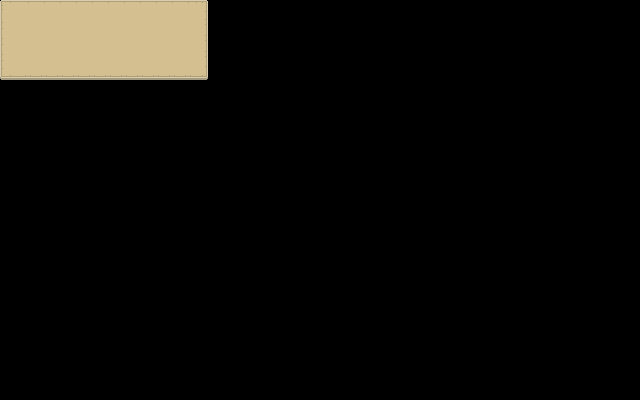

This game map was drawn from its Tiled (.tmx) file and the tilesets committed beside it. A one-line description and the full map source follow:
An orthogonal 40x25 tile map with 16x16 px tiles, 1 tile layer (menu_1) and 1 object (text).

<map version="1.2" tiledversion="1.3.4" orientation="orthogonal" renderorder="right-down" width="40" height="25" tilewidth="16" tileheight="16" infinite="0" nextlayerid="3" nextobjectid="2">
 <editorsettings>
  <export target="../../public/assets/ui_map.json" format="json" />
 </editorsettings>
 <tileset firstgid="1" source="ui_spritesheet.tsx" />
 <layer id="1" name="menu_1" width="40" height="25">
  <data encoding="csv">
2,3,3,3,3,3,3,3,3,3,3,3,4,0,0,0,0,0,0,0,0,0,0,0,0,0,0,0,0,0,0,0,0,0,0,0,0,0,0,0,
5,6,6,6,6,6,6,6,6,6,6,6,7,0,0,0,0,0,0,0,0,0,0,0,0,0,0,0,0,0,0,0,0,0,0,0,0,0,0,0,
5,6,6,6,6,6,6,6,6,6,6,6,7,0,0,0,0,0,0,0,0,0,0,0,0,0,0,0,0,0,0,0,0,0,0,0,0,0,0,0,
5,6,6,6,6,6,6,6,6,6,6,6,7,0,0,0,0,0,0,0,0,0,0,0,0,0,0,0,0,0,0,0,0,0,0,0,0,0,0,0,
17,18,18,18,18,18,18,18,18,18,18,18,19,0,0,0,0,0,0,0,0,0,0,0,0,0,0,0,0,0,0,0,0,0,0,0,0,0,0,0,
0,0,0,0,0,0,0,0,0,0,0,0,0,0,0,0,0,0,0,0,0,0,0,0,0,0,0,0,0,0,0,0,0,0,0,0,0,0,0,0,
0,0,0,0,0,0,0,0,0,0,0,0,0,0,0,0,0,0,0,0,0,0,0,0,0,0,0,0,0,0,0,0,0,0,0,0,0,0,0,0,
0,0,0,0,0,0,0,0,0,0,0,0,0,0,0,0,0,0,0,0,0,0,0,0,0,0,0,0,0,0,0,0,0,0,0,0,0,0,0,0,
0,0,0,0,0,0,0,0,0,0,0,0,0,0,0,0,0,0,0,0,0,0,0,0,0,0,0,0,0,0,0,0,0,0,0,0,0,0,0,0,
0,0,0,0,0,0,0,0,0,0,0,0,0,0,0,0,0,0,0,0,0,0,0,0,0,0,0,0,0,0,0,0,0,0,0,0,0,0,0,0,
0,0,0,0,0,0,0,0,0,0,0,0,0,0,0,0,0,0,0,0,0,0,0,0,0,0,0,0,0,0,0,0,0,0,0,0,0,0,0,0,
0,0,0,0,0,0,0,0,0,0,0,0,0,0,0,0,0,0,0,0,0,0,0,0,0,0,0,0,0,0,0,0,0,0,0,0,0,0,0,0,
0,0,0,0,0,0,0,0,0,0,0,0,0,0,0,0,0,0,0,0,0,0,0,0,0,0,0,0,0,0,0,0,0,0,0,0,0,0,0,0,
0,0,0,0,0,0,0,0,0,0,0,0,0,0,0,0,0,0,0,0,0,0,0,0,0,0,0,0,0,0,0,0,0,0,0,0,0,0,0,0,
0,0,0,0,0,0,0,0,0,0,0,0,0,0,0,0,0,0,0,0,0,0,0,0,0,0,0,0,0,0,0,0,0,0,0,0,0,0,0,0,
0,0,0,0,0,0,0,0,0,0,0,0,0,0,0,0,0,0,0,0,0,0,0,0,0,0,0,0,0,0,0,0,0,0,0,0,0,0,0,0,
0,0,0,0,0,0,0,0,0,0,0,0,0,0,0,0,0,0,0,0,0,0,0,0,0,0,0,0,0,0,0,0,0,0,0,0,0,0,0,0,
0,0,0,0,0,0,0,0,0,0,0,0,0,0,0,0,0,0,0,0,0,0,0,0,0,0,0,0,0,0,0,0,0,0,0,0,0,0,0,0,
0,0,0,0,0,0,0,0,0,0,0,0,0,0,0,0,0,0,0,0,0,0,0,0,0,0,0,0,0,0,0,0,0,0,0,0,0,0,0,0,
0,0,0,0,0,0,0,0,0,0,0,0,0,0,0,0,0,0,0,0,0,0,0,0,0,0,0,0,0,0,0,0,0,0,0,0,0,0,0,0,
0,0,0,0,0,0,0,0,0,0,0,0,0,0,0,0,0,0,0,0,0,0,0,0,0,0,0,0,0,0,0,0,0,0,0,0,0,0,0,0,
0,0,0,0,0,0,0,0,0,0,0,0,0,0,0,0,0,0,0,0,0,0,0,0,0,0,0,0,0,0,0,0,0,0,0,0,0,0,0,0,
0,0,0,0,0,0,0,0,0,0,0,0,0,0,0,0,0,0,0,0,0,0,0,0,0,0,0,0,0,0,0,0,0,0,0,0,0,0,0,0,
0,0,0,0,0,0,0,0,0,0,0,0,0,0,0,0,0,0,0,0,0,0,0,0,0,0,0,0,0,0,0,0,0,0,0,0,0,0,0,0,
0,0,0,0,0,0,0,0,0,0,0,0,0,0,0,0,0,0,0,0,0,0,0,0,0,0,0,0,0,0,0,0,0,0,0,0,0,0,0,0
</data>
 </layer>
 <objectgroup id="2" name="anchors">
  <object id="1" name="message" type="text" x="16" y="16" width="89.5469" height="18.8438">
   <text wrap="1">Hello World</text>
  </object>
 </objectgroup>
</map>
